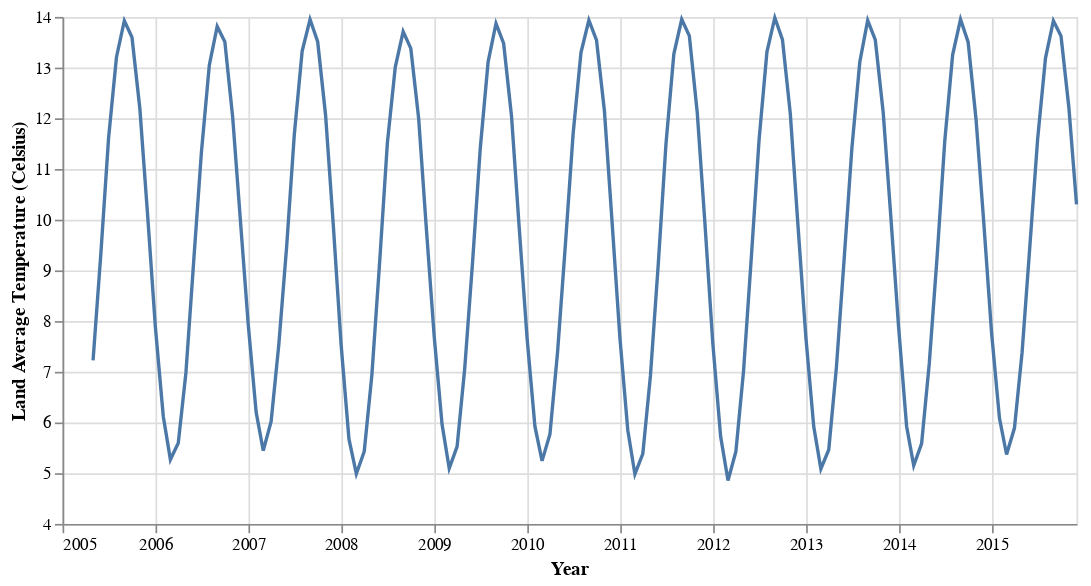

Notebook cell for this chart:
### Code cell
df = global_temperatures_decade()
# convert landaveragetemperature to float
import altair as alt
df['landaveragetemperature'] = df['landaveragetemperature'].astype(float)
# add a variable for moving average
df['movingaverage'] = df['landaveragetemperature'].rolling(window=5).mean()
df['dt'] = pd.to_datetime(df['dt'])

# create a chart
chart = alt.Chart(df).mark_line().encode(
    x=alt.X('dt', title='Year'),
    y=alt.Y('movingaverage', scale=alt.Scale(zero=False), title='Land Average Temperature (Celsius)'),
).properties(
    width=600,
    height=300
)

chart

### Figure 1 — Vega-Lite specification as saved in the notebook (floating-point values rounded to 4 significant figures; data arrays with more than 128 entries replaced by an {"elided": "..."} marker saying what was removed)
{"config": {"view": {"continuousWidth": 400, "continuousHeight": 300}}, "data": {"name": "data-445efdcf03707f3d969c6322cfc6092a"}, "mark": "line", "encoding": {"x": {"field": "dt", "title": "Year", "type": "temporal"}, "y": {"field": "movingaverage", "scale": {"zero": false}, "title": "Land Average Temperature (Celsius)", "type": "quantitative"}}, "height": 300, "width": 600, "$schema": "https://vega.github.io/schema/vega-lite/v4.17.0.json", "datasets": {"data-445efdcf03707f3d969c6322cfc6092a": {"elided": "132 records"}}}
